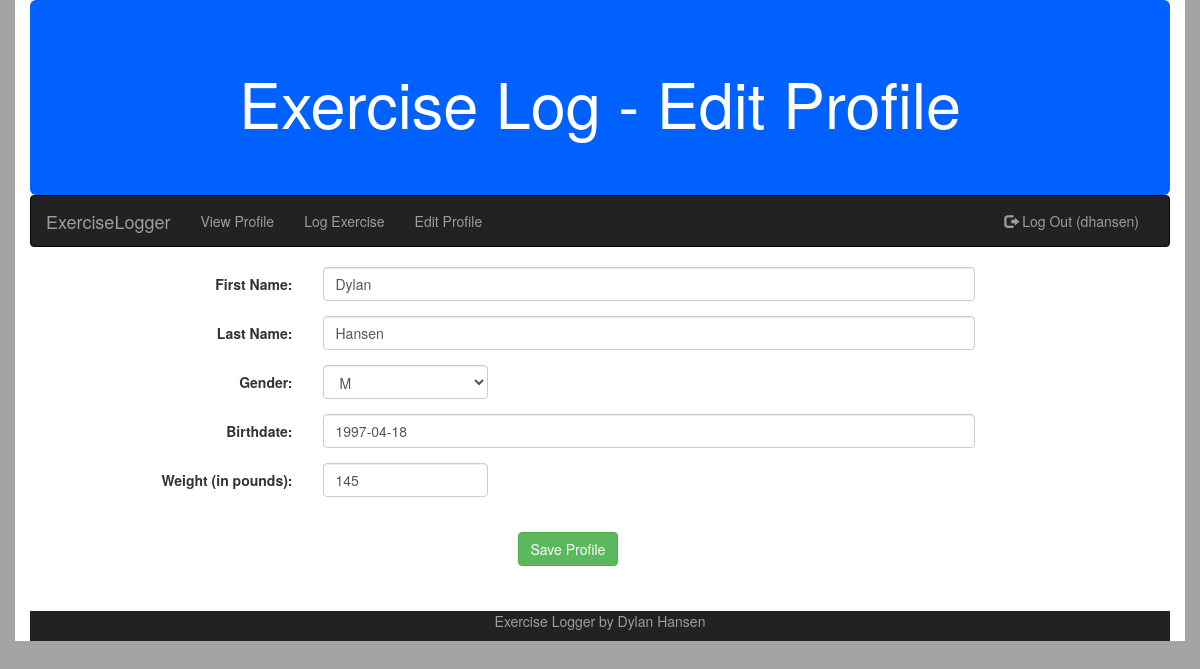
/editprofile.php (signed in), run on the app's committed database.
### tables this page shows
CREATE TABLE `exercise_user` (
  `id` int(11) NOT NULL AUTO_INCREMENT,
  `username` varchar(30) DEFAULT NULL,
  `password` varchar(40) DEFAULT NULL,
  `first_name` varchar(30) DEFAULT NULL,
  `last_name` varchar(30) DEFAULT NULL,
  `gender` char(1) DEFAULT NULL,
  `birthdate` date DEFAULT NULL,
  `weight` int(11) DEFAULT NULL,
  PRIMARY KEY (`id`)
);

### editprofile.php (the view, shortened to what this page needs)
<?php
    require_once("header.php");
    require_once("nav.php");
    $dbc = mysqli_connect(DB_HOST, DB_USER, DB_PASSWORD, DB_NAME)
            or die('Error connecting to database.');
    if (isset($_POST['submit'])) {
        $first_name = mysqli_escape_string($dbc, trim($_POST['fname']));
        $last_name = mysqli_escape_string($dbc, trim($_POST['lname']));
        $gender = $_POST['gender'];
        $birthday = mysqli_escape_string($dbc, trim($_POST['bday']));
        $weight = mysqli_escape_string($dbc, trim($_POST['weight']));
        if (!empty($first_name) && !empty($last_name) && !empty($gender) && !empty($birthday)
                && !empty($weight)) {
            $query = "UPDATE exercise_user SET first_name = '$first_name', last_name = '$last_name',
                    gender = '$gender', birthdate = '$birthday', weight = $weight WHERE id = '"
                    . $_SESSION['user_id'] . "'";
            mysqli_query($dbc, $query)
                    or die("Error querying the database.");
            echo '<p>Your profile has been successfully updated. <a href="viewprofile.php">'
            . 'Click here to view profile.</a></p>';
            mysqli_close($dbc);
            exit();
        }
        else {
            echo "<p>Please fill out all the information below.</p>";
        }
    }
    else {
        $query = "SELECT first_name, last_name, gender, birthdate, weight FROM exercise_user WHERE id = '"
                . $_SESSION['user_id'] . "'";
        $data = mysqli_query($dbc, $query)
                or die("Error querying the database.");
        $row = mysqli_fetch_array($data);
        if ($row != NULL) {
            $first_name = $row['first_name'];
            $last_name = $row['last_name'];
            $gender = $row['gender'];
            $birthday = $row['birthdate'];
            $weight = $row['weight'];
        }
        else {
            echo '<p> There was a problem accesing your profile.</p>';
        }
    }
?>
<form class="form-horizontal" enctype="multipart/form-data" method="post"
        action="<?php echo $_SERVER['PHP_SELF']; ?>">
    <div class="form-group">
        <label class="control-label col-sm-3" for="fname">First Name:</label>
        <div class="col-sm-7">
            <input class="form-control" type="text" name="fname" value="<?php if(!empty($first_name)) echo $first_name; ?>"/>
        </div>
    </div>
    <div class="form-group">
        <label class="control-label col-sm-3" for="lname">Last Name:</label>
        <div class="col-sm-7">
            <input class="form-control" type="text" name="lname" value="<?php if(!empty($last_name)) echo $last_name; ?>"/>
        </div>
    </div>
    <div class="form-group">
        <label class="control-label col-sm-3" for="gender">Gender:</label>
        <div class="col-sm-2">
            <select class="form-control" name="gender">
                <option value="M" <?php if(!empty($gender) && $gender == 'M') echo 'selected = "selected"';?>>M</option>
            </select>
        </div>
    </div>
    <div class="form-group">
        <label class="control-label col-sm-3" for="bday">Birthdate:</label>
        <div class="col-sm-7">
            <input class="form-control" type="text" name="bday" value="<?php if (!empty($birthday)) echo $birthday;?>" placeholder="yyyy/mm/dd"/>
        </div>
    </div>
    <div class="form-group">
        <label class="control-label col-sm-3" for="weight">Weight (in pounds):</label>
        <div class="col-sm-2">
            <input class="form-control" type="text" name="weight" value="<?php if(!empty($weight)) echo $weight;?>"/>
        </div>
    </div>
    <br />
    <div class="form-group">
        <div class="col-sm-offset-5 col-sm-7">
            <button name="submit" type="submit" class="btn btn-success">Save Profile</button>
        </div>
    </div>
</form>
<?php
    require_once("footer.php")
?>

### styles.css (style rules this page uses)
body { background-color: #A4A4A4; }

### data on the page
exercise_user: fname "Dylan", lname "Hansen", gender "M", bday "1997-04-18", weight "145"

### other printed values
$page_title "- Edit Profile"
$_SESSION['username'] "dhansen"
